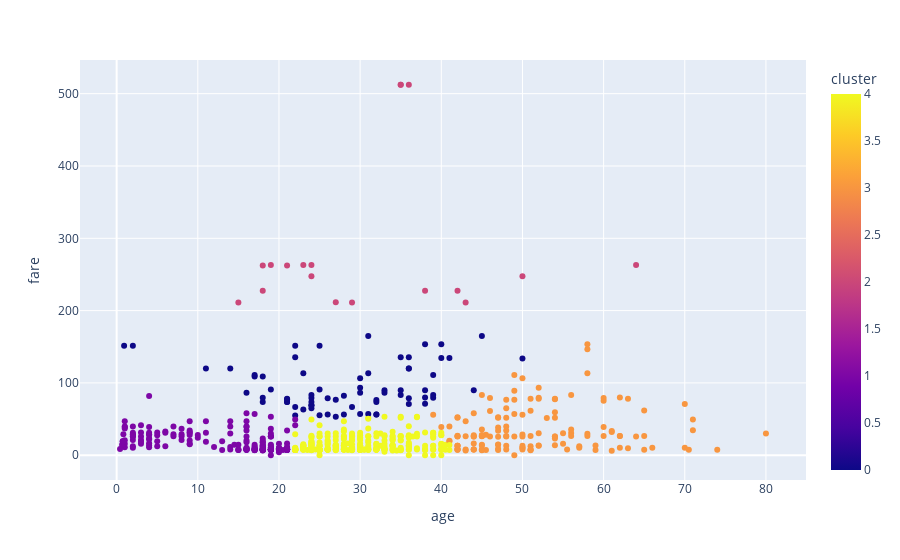

The code cell stored with this chart in its notebook:
### Code cell
import plotly.express as px
fig = px.scatter(df, x = "age", y = "fare", color = "cluster")
fig.show()

### Figure 1 — Plotly figure (JSON) as saved in the notebook; plotly's stock layout.template omitted (floating-point values rounded to 4 significant figures; data arrays with more than 128 entries replaced by an {"elided": "..."} marker saying what was removed)
{"data": [{"hovertemplate": "age=%{x}<br>fare=%{y}<br>cluster=%{marker.color}<extra></extra>", "legendgroup": "", "marker": {"color": {"elided": "891 int values"}, "coloraxis": "coloraxis", "symbol": "circle"}, "mode": "markers", "name": "", "orientation": "v", "showlegend": false, "type": "scatter", "x": {"elided": "891 float values"}, "xaxis": "x", "y": {"elided": "891 float values"}, "yaxis": "y"}], "layout": {"coloraxis": {"colorbar": {"title": {"text": "cluster"}}, "colorscale": [[0, "#0d0887"], [0.1111, "#46039f"], [0.2222, "#7201a8"], [0.3333, "#9c179e"], [0.4444, "#bd3786"], [0.5556, "#d8576b"], [0.6667, "#ed7953"], [0.7778, "#fb9f3a"], [0.8889, "#fdca26"], [1, "#f0f921"]]}, "legend": {"tracegroupgap": 0}, "margin": {"t": 60}, "xaxis": {"anchor": "y", "domain": [0, 1], "title": {"text": "age"}}, "yaxis": {"anchor": "x", "domain": [0, 1], "title": {"text": "fare"}}}}
